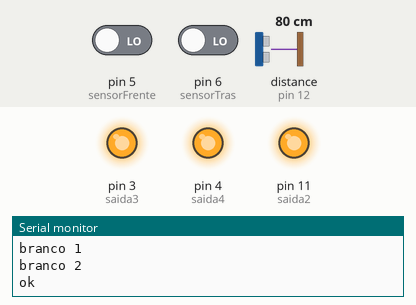
Simulated run of this sketch. Board: Arduino Uno, built with avr-gcc and run on an emulated ATmega328P. Parts: output pins drawn as LEDs (lit = HIGH), the last lines printed to the serial monitor. Wiring (inferred from the names in the program): ultrasonic range finder: trigger pin 13; echo pin 12. The test bench sets the inputs (shaded band); at power-on: distance to the obstacle (sensor on pin 12) 80 cm, pin 5 (sensorFrente) LOW, pin 6 (sensorTras) LOW. The echo pulse lasts 58.3 µs per cm; pins used as bus, display or sensor lines are not drawn.

Above: at 1.2 s.
1.3 s: distance to the obstacle (sensor on pin 12) set to 125 cm
2.8 s: distance to the obstacle (sensor on pin 12) set to 136 cm
At 4.1 s:
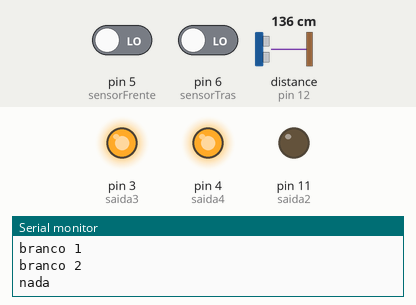
4.4 s: pin 5 (sensorFrente) driven HIGH
At 5.3 s:
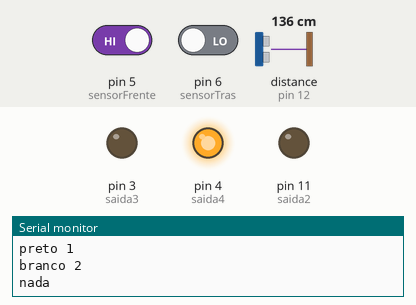
6.0 s: pin 6 (sensorTras) driven HIGH
At 7.2 s:
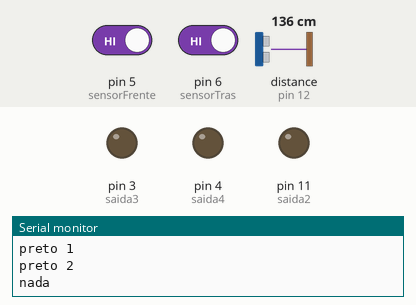
7.5 s: pin 5 (sensorFrente) driven LOW
At 8.8 s:
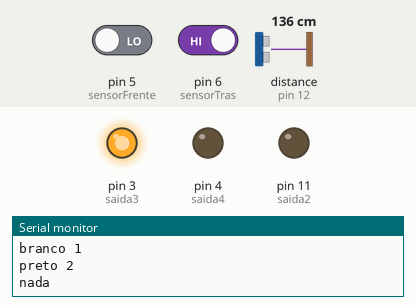
9.1 s: distance to the obstacle (sensor on pin 12) set to 2 cm
At 9.8 s:
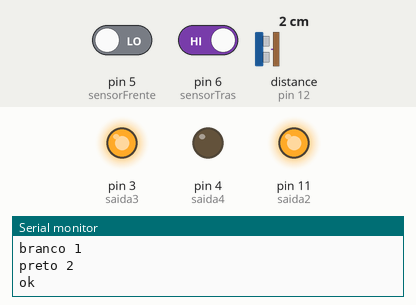
Timing chart, 0 to 11.6 s (numbered marks = the images above; inputs shaded):
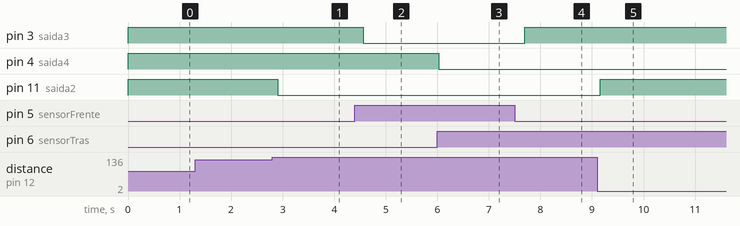

Measured:
- the behaviour switches between 130 and 131 cm on distance to the obstacle (sensor on pin 12) (found by bisection; images 0 and 1)
- after the input at 2.8 s, pin 11 (saida2): HIGH → LOW after 0.10 s
- after the input at 4.4 s, pin 3 (saida3): HIGH → LOW after 0.16 s
- after the input at 6.0 s, pin 4 (saida4): HIGH → LOW at once
- after the input at 7.5 s, pin 3 (saida3): LOW → HIGH after 0.20 s
- after the input at 9.1 s, pin 11 (saida2): LOW → HIGH after 0.06 s

The sketch:

linhaeultrassom.ino
```cpp
#define saida3 3//saida para o primeiro sensor de linha(Dianteiro) LED
#define saida4 4 //saida para o segundo sensor de linha (Traseiro) LED
#define sensorFrente 5 //pino para receber o sinal do fototransistor de frente
#define sensorTras 6 //pino para receber o sinal do fototransistor de
int estado1, estado2;     //variável utilizada armazenar o estado do sensor de linha


#define trigPin 13 //Pino do trigger (Obs: Não trocar)
#define echoPin 12 //Pino do Echo (Obs: Não trocar)
#define saida2 11 //Pino definido para escrita caso o sensor encontre algo LED
long duration, distance;


void setup(){
  Serial.begin(9600);
 pinMode(sensorFrente,INPUT); //definindo o pino do sensor como entrada
  pinMode(sensorTras, INPUT);
  pinMode(saida3, OUTPUT); //pino para a escrita caso o sensor indentifique a linha branca
  pinMode(saida4, OUTPUT);

  pinMode(trigPin, OUTPUT); // declarar pino de saída da onda
  pinMode(echoPin, INPUT); // declara pino da leitura da onda
  pinMode(saida2, OUTPUT); // declara pino de escrita caso seja encont LED
}

void loop(){
  digitalWrite(saida3, sensordelinhaFrente());
  digitalWrite(saida4, sensordelinhaTras());


  if(encontrarObstaculo()){
    digitalWrite(saida2, HIGH);//Caso retorne true escreve 5v no pino de saida
    Serial.println("ok");
  }
 else{
  Serial.println("nada"); //caso retorne false deixa o sinal em LOW no pino de saida
  digitalWrite(saida2, LOW);
 }
 delay(100);
delay(100);
 }


int sensordelinhaFrente(){
  estado1 = digitalRead(sensorFrente); //lê o estado do sensor (alto = inativo, baixo = ativo) //lê o estado do sensor de linha
  if (estado1 == HIGH) {
    Serial.println("preto 1");
  }
  else {
    Serial.println("branco 1");
  }
 return !estado1; //retorna o inverso, logo se encontrar lihnha branca retornará true, se tiver em preto, false.
}


int sensordelinhaTras(){
  estado2 = digitalRead(sensorTras); //lê o estado do sensor (alto = inativo, baixo = ativo) //lê o estado do sensor de linha
  if (estado2 == HIGH) {
    Serial.println("preto 2");
  } else {
    Serial.println("branco 2");
  }
 return !estado2; //retorna o inverso, logo se encontrar lihnha branca retornará true, se tiver em preto, false.
}


 boolean encontrarObstaculo(){
    //Começo do código padrão para uso do ultrassom (creio que não preciso explicar isso)
    digitalWrite(trigPin, LOW);
    delayMicroseconds(2);
    digitalWrite(trigPin, HIGH);
    delayMicroseconds(10);
    digitalWrite(trigPin, LOW);
    duration = pulseIn(echoPin, HIGH);
    distance = ((duration)/29.1)/2;
    //Fim do código padrão
    if (distance >= 130 || distance <= 0){ //Caso a distancia seja maior que 130(nosso robô tem 20cm e a arena 150cm, logo 130cm é o suficient para atravessa-la) ou menor/igual a 0 (nada encontrado) retorna FALSO
      return false;
    }
    else {
      return true; //caso a confdição anterior não seja satisfeita, retornará true
    }
}
```
